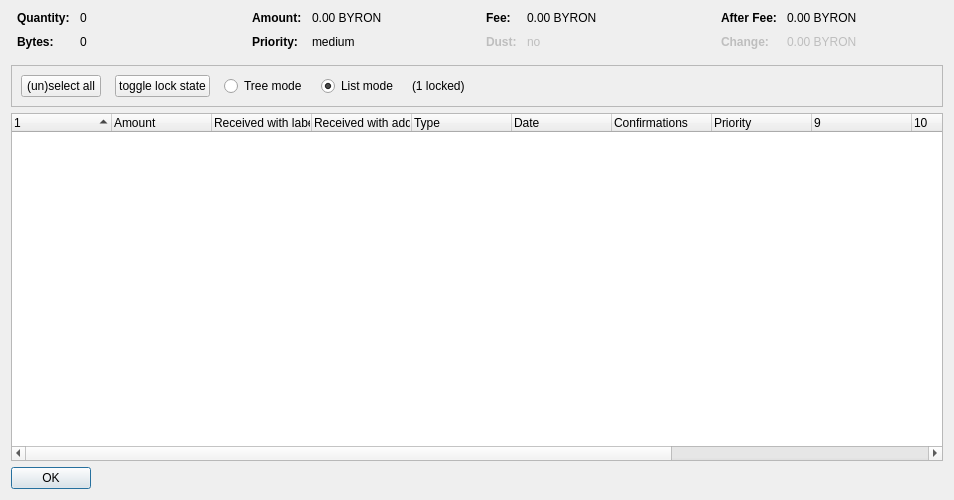
<?xml version="1.0" encoding="UTF-8"?>
<ui version="4.0">
 <class>CoinControlDialog</class>
 <widget class="QDialog" name="CoinControlDialog">
  <property name="geometry">
   <rect>
    <x>0</x>
    <y>0</y>
    <width>954</width>
    <height>500</height>
   </rect>
  </property>
  <property name="windowTitle">
   <string>Coin Selection</string>
  </property>
  <layout class="QVBoxLayout" name="verticalLayout">
   <item>
    <layout class="QHBoxLayout" name="horizontalLayoutTop" stretch="0,0,0,0">
     <property name="topMargin">
      <number>0</number>
     </property>
     <property name="bottomMargin">
      <number>10</number>
     </property>
     <item>
      <layout class="QFormLayout" name="formLayoutCoinControl1">
       <property name="horizontalSpacing">
        <number>10</number>
       </property>
       <property name="verticalSpacing">
        <number>10</number>
       </property>
       <property name="leftMargin">
        <number>6</number>
       </property>
       <property name="rightMargin">
        <number>6</number>
       </property>
       <item row="0" column="0">
        <widget class="QLabel" name="labelCoinControlQuantityText">
         <property name="font">
          <font>
           <weight>75</weight>
           <bold>true</bold>
          </font>
         </property>
         <property name="text">
          <string>Quantity:</string>
         </property>
        </widget>
       </item>
       <item row="0" column="1">
        <widget class="QLabel" name="labelCoinControlQuantity">
         <property name="cursor">
          <cursorShape>IBeamCursor</cursorShape>
         </property>
         <property name="contextMenuPolicy">
          <enum>Qt::ActionsContextMenu</enum>
         </property>
         <property name="text">
          <string notr="true">0</string>
         </property>
         <property name="textInteractionFlags">
          <set>Qt::LinksAccessibleByMouse|Qt::TextSelectableByKeyboard|Qt::TextSelectableByMouse</set>
         </property>
        </widget>
       </item>
       <item row="1" column="0">
        <widget class="QLabel" name="labelCoinControlBytesText">
         <property name="font">
          <font>
           <weight>75</weight>
           <bold>true</bold>
          </font>
         </property>
         <property name="text">
          <string>Bytes:</string>
         </property>
        </widget>
       </item>
       <item row="1" column="1">
        <widget class="QLabel" name="labelCoinControlBytes">
         <property name="cursor">
          <cursorShape>IBeamCursor</cursorShape>
         </property>
         <property name="contextMenuPolicy">
          <enum>Qt::ActionsContextMenu</enum>
         </property>
         <property name="text">
          <string notr="true">0</string>
         </property>
         <property name="textInteractionFlags">
          <set>Qt::LinksAccessibleByMouse|Qt::TextSelectableByKeyboard|Qt::TextSelectableByMouse</set>
         </property>
        </widget>
       </item>
      </layout>
     </item>
     <item>
      <layout class="QFormLayout" name="formLayoutCoinControl2">
       <property name="horizontalSpacing">
        <number>10</number>
       </property>
       <property name="verticalSpacing">
        <number>10</number>
       </property>
       <property name="leftMargin">
        <number>6</number>
       </property>
       <property name="rightMargin">
        <number>6</number>
       </property>
       <item row="0" column="0">
        <widget class="QLabel" name="labelCoinControlAmountText">
         <property name="font">
          <font>
           <weight>75</weight>
           <bold>true</bold>
          </font>
         </property>
         <property name="text">
          <string>Amount:</string>
         </property>
        </widget>
       </item>
       <item row="0" column="1">
        <widget class="QLabel" name="labelCoinControlAmount">
         <property name="cursor">
          <cursorShape>IBeamCursor</cursorShape>
         </property>
         <property name="contextMenuPolicy">
          <enum>Qt::ActionsContextMenu</enum>
         </property>
         <property name="text">
          <string notr="true">0.00 BYRON</string>
         </property>
         <property name="textInteractionFlags">
          <set>Qt::LinksAccessibleByMouse|Qt::TextSelectableByKeyboard|Qt::TextSelectableByMouse</set>
         </property>
        </widget>
       </item>
       <item row="1" column="0">
        <widget class="QLabel" name="labelCoinControlPriorityText">
         <property name="font">
          <font>
           <weight>75</weight>
           <bold>true</bold>
          </font>
         </property>
         <property name="text">
          <string>Priority:</string>
         </property>
        </widget>
       </item>
       <item row="1" column="1">
        <widget class="QLabel" name="labelCoinControlPriority">
         <property name="cursor">
          <cursorShape>IBeamCursor</cursorShape>
         </property>
         <property name="contextMenuPolicy">
          <enum>Qt::ActionsContextMenu</enum>
         </property>
         <property name="text">
          <string>medium</string>
         </property>
         <property name="textInteractionFlags">
          <set>Qt::LinksAccessibleByMouse|Qt::TextSelectableByKeyboard|Qt::TextSelectableByMouse</set>
         </property>
        </widget>
       </item>
      </layout>
     </item>
     <item>
      <layout class="QFormLayout" name="formLayoutCoinControl3">
       <property name="horizontalSpacing">
        <number>10</number>
       </property>
       <property name="verticalSpacing">
        <number>10</number>
       </property>
       <property name="leftMargin">
        <number>6</number>
       </property>
       <property name="rightMargin">
        <number>6</number>
       </property>
       <item row="0" column="0">
        <widget class="QLabel" name="labelCoinControlFeeText">
         <property name="font">
          <font>
           <weight>75</weight>
           <bold>true</bold>
          </font>
         </property>
         <property name="text">
          <string>Fee:</string>
         </property>
        </widget>
       </item>
       <item row="0" column="1">
        <widget class="QLabel" name="labelCoinControlFee">
         <property name="cursor">
          <cursorShape>IBeamCursor</cursorShape>
         </property>
         <property name="contextMenuPolicy">
          <enum>Qt::ActionsContextMenu</enum>
         </property>
         <property name="text">
          <string notr="true">0.00 BYRON</string>
         </property>
         <property name="textInteractionFlags">
          <set>Qt::LinksAccessibleByMouse|Qt::TextSelectableByKeyboard|Qt::TextSelectableByMouse</set>
         </property>
        </widget>
       </item>
       <item row="1" column="0">
        <widget class="QLabel" name="labelCoinControlLowOutputText">
         <property name="enabled">
          <bool>false</bool>
         </property>
         <property name="font">
          <font>
           <weight>75</weight>
           <bold>true</bold>
          </font>
         </property>
         <property name="text">
          <string>Dust:</string>
         </property>
        </widget>
       </item>
       <item row="1" column="1">
        <widget class="QLabel" name="labelCoinControlLowOutput">
         <property name="enabled">
          <bool>false</bool>
         </property>
         <property name="cursor">
          <cursorShape>IBeamCursor</cursorShape>
         </property>
         <property name="contextMenuPolicy">
          <enum>Qt::ActionsContextMenu</enum>
         </property>
         <property name="text">
          <string>no</string>
         </property>
         <property name="textInteractionFlags">
          <set>Qt::LinksAccessibleByMouse|Qt::TextSelectableByKeyboard|Qt::TextSelectableByMouse</set>
         </property>
        </widget>
       </item>
      </layout>
     </item>
     <item>
      <layout class="QFormLayout" name="formLayoutCoinControl4">
       <property name="horizontalSpacing">
        <number>10</number>
       </property>
       <property name="verticalSpacing">
        <number>10</number>
       </property>
       <property name="leftMargin">
        <number>6</number>
       </property>
       <property name="rightMargin">
        <number>6</number>
       </property>
       <item row="0" column="0">
        <widget class="QLabel" name="labelCoinControlAfterFeeText">
         <property name="font">
          <font>
           <weight>75</weight>
           <bold>true</bold>
          </font>
         </property>
         <property name="text">
          <string>After Fee:</string>
         </property>
        </widget>
       </item>
       <item row="0" column="1">
        <widget class="QLabel" name="labelCoinControlAfterFee">
         <property name="cursor">
          <cursorShape>IBeamCursor</cursorShape>
         </property>
         <property name="contextMenuPolicy">
          <enum>Qt::ActionsContextMenu</enum>
         </property>
         <property name="text">
          <string notr="true">0.00 BYRON</string>
         </property>
         <property name="textInteractionFlags">
          <set>Qt::LinksAccessibleByMouse|Qt::TextSelectableByKeyboard|Qt::TextSelectableByMouse</set>
         </property>
        </widget>
       </item>
       <item row="1" column="0">
        <widget class="QLabel" name="labelCoinControlChangeText">
         <property name="enabled">
          <bool>false</bool>
         </property>
         <property name="font">
          <font>
           <weight>75</weight>
           <bold>true</bold>
          </font>
         </property>
         <property name="text">
          <string>Change:</string>
         </property>
        </widget>
       </item>
       <item row="1" column="1">
        <widget class="QLabel" name="labelCoinControlChange">
         <property name="enabled">
          <bool>false</bool>
         </property>
         <property name="cursor">
          <cursorShape>IBeamCursor</cursorShape>
         </property>
         <property name="contextMenuPolicy">
          <enum>Qt::ActionsContextMenu</enum>
         </property>
         <property name="text">
          <string notr="true">0.00 BYRON</string>
         </property>
         <property name="textInteractionFlags">
          <set>Qt::LinksAccessibleByMouse|Qt::TextSelectableByKeyboard|Qt::TextSelectableByMouse</set>
         </property>
        </widget>
       </item>
      </layout>
     </item>
    </layout>
   </item>
   <item>
    <widget class="QFrame" name="frame">
     <property name="minimumSize">
      <size>
       <width>0</width>
       <height>40</height>
      </size>
     </property>
     <property name="frameShape">
      <enum>QFrame::StyledPanel</enum>
     </property>
     <property name="frameShadow">
      <enum>QFrame::Sunken</enum>
     </property>
     <layout class="QHBoxLayout" name="horizontalLayout">
      <item>
       <layout class="QHBoxLayout" name="horizontalLayoutPanel" stretch="0,0,0,0,0,0">
        <property name="spacing">
         <number>14</number>
        </property>
        <item>
         <widget class="QPushButton" name="pushButtonSelectAll">
          <property name="sizePolicy">
           <sizepolicy hsizetype="Maximum" vsizetype="Fixed">
            <horstretch>0</horstretch>
            <verstretch>0</verstretch>
           </sizepolicy>
          </property>
          <property name="text">
           <string>(un)select all</string>
          </property>
          <property name="autoDefault">
           <bool>false</bool>
          </property>
         </widget>
        </item>
        <item>
         <widget class="QPushButton" name="pushButtonToggleLock">
          <property name="sizePolicy">
           <sizepolicy hsizetype="Maximum" vsizetype="Fixed">
            <horstretch>0</horstretch>
            <verstretch>0</verstretch>
           </sizepolicy>
          </property>
          <property name="text">
           <string>toggle lock state</string>
          </property>
          <property name="autoDefault">
           <bool>false</bool>
          </property>
         </widget>
        </item>
        <item>
         <widget class="QRadioButton" name="radioTreeMode">
          <property name="sizePolicy">
           <sizepolicy hsizetype="Maximum" vsizetype="Fixed">
            <horstretch>0</horstretch>
            <verstretch>0</verstretch>
           </sizepolicy>
          </property>
          <property name="text">
           <string>Tree mode</string>
          </property>
         </widget>
        </item>
        <item>
         <widget class="QRadioButton" name="radioListMode">
          <property name="sizePolicy">
           <sizepolicy hsizetype="Maximum" vsizetype="Fixed">
            <horstretch>0</horstretch>
            <verstretch>0</verstretch>
           </sizepolicy>
          </property>
          <property name="text">
           <string>List mode</string>
          </property>
          <property name="checked">
           <bool>true</bool>
          </property>
         </widget>
        </item>
        <item>
         <widget class="QLabel" name="labelLocked">
          <property name="text">
           <string>(1 locked)</string>
          </property>
         </widget>
        </item>
        <item>
         <spacer name="horizontalSpacer">
          <property name="orientation">
           <enum>Qt::Horizontal</enum>
          </property>
          <property name="sizeHint" stdset="0">
           <size>
            <width>40</width>
            <height>20</height>
           </size>
          </property>
         </spacer>
        </item>
       </layout>
      </item>
     </layout>
    </widget>
   </item>
   <item>
    <widget class="CoinControlTreeWidget" name="treeWidget">
     <property name="contextMenuPolicy">
      <enum>Qt::CustomContextMenu</enum>
     </property>
     <property name="sortingEnabled">
      <bool>false</bool>
     </property>
     <property name="columnCount">
      <number>13</number>
     </property>
     <attribute name="headerShowSortIndicator" stdset="0">
      <bool>true</bool>
     </attribute>
     <attribute name="headerStretchLastSection">
      <bool>false</bool>
     </attribute>
     <column>
      <property name="text">
       <string/>
      </property>
     </column>
     <column>
      <property name="text">
       <string>Amount</string>
      </property>
     </column>
     <column>
      <property name="text">
       <string>Received with label</string>
      </property>
     </column>
     <column>
      <property name="text">
       <string>Received with address</string>
      </property>
     </column>
     <column>
      <property name="text">
       <string>Type</string>
      </property>
     </column>
     <column>
      <property name="text">
       <string>Date</string>
      </property>
     </column>
     <column>
      <property name="text">
       <string>Confirmations</string>
      </property>
      <property name="toolTip">
       <string>Confirmed</string>
      </property>
     </column>
     <column>
      <property name="text">
       <string>Priority</string>
      </property>
     </column>
     <column>
      <property name="text">
       <string/>
      </property>
     </column>
     <column>
      <property name="text">
       <string/>
      </property>
     </column>
     <column>
      <property name="text">
       <string/>
      </property>
     </column>
     <column>
      <property name="text">
       <string/>
      </property>
     </column>
     <column>
      <property name="text">
       <string/>
      </property>
     </column>
    </widget>
   </item>
   <item>
    <widget class="QDialogButtonBox" name="buttonBox">
     <property name="sizePolicy">
      <sizepolicy hsizetype="Maximum" vsizetype="Fixed">
       <horstretch>0</horstretch>
       <verstretch>0</verstretch>
      </sizepolicy>
     </property>
     <property name="orientation">
      <enum>Qt::Horizontal</enum>
     </property>
     <property name="standardButtons">
      <set>QDialogButtonBox::Ok</set>
     </property>
    </widget>
   </item>
  </layout>
 </widget>
 <customwidgets>
  <customwidget>
   <class>CoinControlTreeWidget</class>
   <extends>QTreeWidget</extends>
   <header>coincontroltreewidget.h</header>
  </customwidget>
 </customwidgets>
 <resources/>
 <connections/>
</ui>
